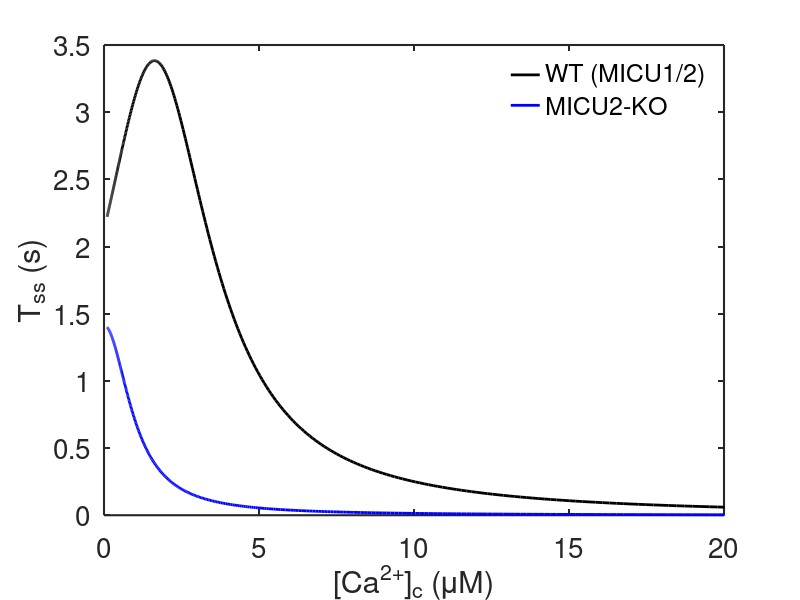

Source code (MATLAB):

%% -------------------------------------------------------------------------
% MICU gating: time to steady state vs [Ca2+]c using eigenvalues
% For each [Ca2+]c:
%   1) Build the Markov rate matrix Q(Ca).
%   2) Compute its eigenvalues.
%   3) Take the slowest nonzero eigenvalue to get tau_slow.
%   4) Define T_ss = N_tau * tau_slow (e.g. N_tau = 4.6 for ~1%).
% This is exact for linear Markov models and avoids long ODE integrations.
% -------------------------------------------------------------------------

close all; clear; clc;

% [Ca2+] sweep (100 nM -> 100 µM)
C_range = logspace(log10(100e-9), log10(100e-6), 500);  % M

% How close to steady state?  eps = 0.01 -> ~1% from steady state
eps_ss = 0.12;
N_tau  = -log(eps_ss);   % ~4.6

Tss_WT = zeros(size(C_range));
Tss_KO = zeros(size(C_range));

for i = 1:numel(C_range)
    Ca = C_range(i);

    % --------------------------
    % MICU12-WT (3-state) model
    % States: x0 <-> x1 <-> x2
    % --------------------------
    % k1_off = 1.5;                 % MICU1 unbinding (s^-1)
    % k2_off = 2.8;                 % MICU2 unbinding (s^-1)
    % k1_on  = k1_off / (3.5e-6)^2; % MICU1 binding (M^-2 s^-1)
    % k2_on  = k2_off / (5.5e-6)^2; % MICU2 binding (M^-2 s^-1)
    k1_off = 1;                 % MICU1 unbinding (s^-1)
    k2_off = 1;                 % MICU2 unbinding (s^-1)
    k1_on  = 1.1*k1_off / (3.5e-6)^2; % MICU1 binding (M^-2 s^-1)
    k2_on  = 20*k2_off / (9.5e-6)^2; % MICU2 binding (M^-2 s^-1)

    Ca2 = Ca^2;

    % Q_WT: dx/dt = Q_WT * x, with columns summing to zero
    % x = [x0; x1; x2]
    Q_WT = [ ...
        -(k1_on*Ca2),           k1_off,              0          ; ...
         (k1_on*Ca2),  -(k1_off + k2_on*Ca2),      k2_off       ; ...
               0     ,           k2_on*Ca2,       -k2_off       ];

    lam_WT = eig(Q_WT);                 % 3 eigenvalues: 0, λ2, λ3
    lam_WT = real(lam_WT);

    % Remove the zero eigenvalue (steady-state mode)
    lam_nz = lam_WT(abs(lam_WT) > 1e-9);

    % Slowest decay mode: eigenvalue closest to zero (largest real part)
    lam_slow = max(lam_nz);            % negative number
    tau_slow_WT = -1 / lam_slow;       % positive time constant

    Tss_WT(i) = N_tau * tau_slow_WT;

    % --------------------------
    % MICU2-KO (2-state) model
    % States: x0 <-> x1
    % --------------------------
    k1_off_KO = 1.5;
    k1_on_KO  = 1.5 / (1.0e-6)^2;

    % 2x2 rate matrix
    Q_KO = [ ...
        -(k1_on_KO*Ca2),       k1_off_KO; ...
         (k1_on_KO*Ca2),      -k1_off_KO ];

    lam_KO = eig(Q_KO);        % eigenvalues: 0 and -(k_on*Ca^2 + k_off)
    lam_KO = real(lam_KO);
    lam_nz_KO = lam_KO(abs(lam_KO) > 1e-9);
    lam_slow_KO = max(lam_nz_KO);
    tau_slow_KO = -1 / lam_slow_KO;

    Tss_KO(i) = N_tau * tau_slow_KO;
end

% --------------------------
% Plotting: T_ss vs [Ca2+]c
% --------------------------
figure; hold on; box on;

plot(C_range*1e6, Tss_WT, 'k-', 'LineWidth', 2);   % WT
plot(C_range*1e6, Tss_KO, 'b-', 'LineWidth', 2);   % MICU2-KO

xlabel('[Ca^{2+}]_c (\muM)', 'FontSize', 16);
ylabel('T_{ss} (s)', 'FontSize', 16);
legend({'WT (MICU1/2)', 'MICU2-KO'}, 'Location', 'northeast', 'Box', 'off');
xlim([0 20]);
% set(gca, 'XScale', 'log');  % optional if you want log Ca axis
set(gca, 'FontSize', 20, 'LineWidth', 1.5);
